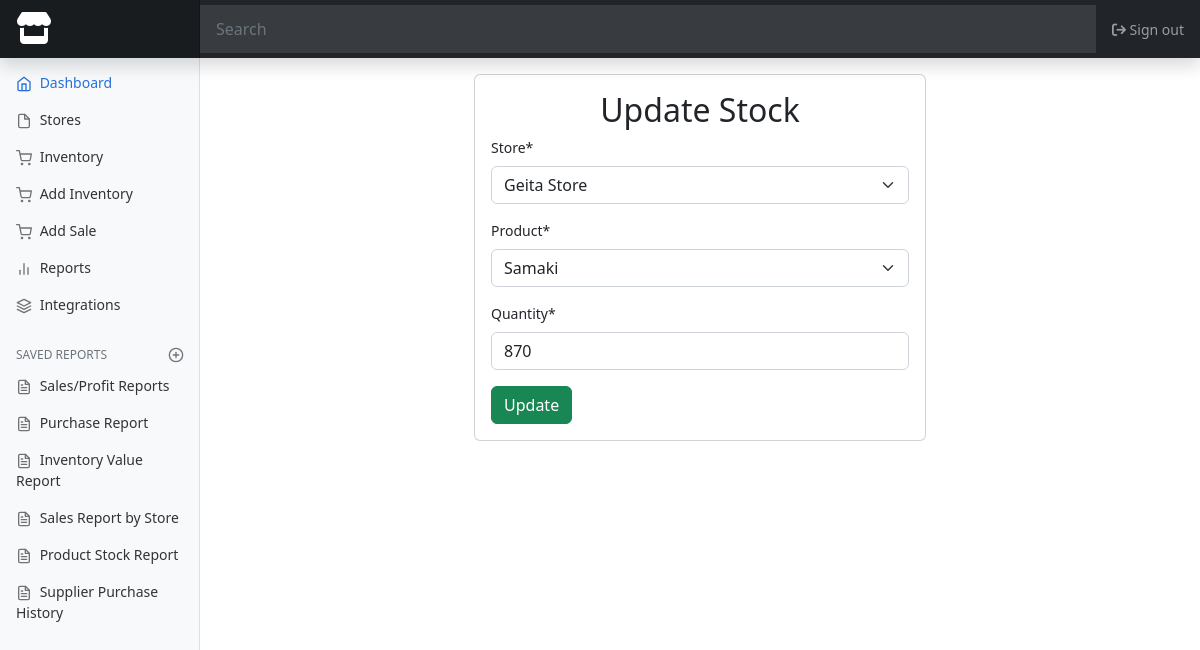
/stock/update/1/ (signed in), run on the app's committed database.
### inventory/models.py (models this page shows, shortened)
class Stock(models.Model):
    store = models.ForeignKey(Store, on_delete=models.CASCADE)
    product = models.ForeignKey(Product, on_delete=models.CASCADE)
    quantity = models.PositiveIntegerField()

### inventory/views.py (the view)
# urls.py: path('stock/update/<int:stock_id>/', views.update_stock, name='update_stock'),
@login_required
@super_admin_required
def update_stock(request, stock_id):
    stock = get_object_or_404(Stock, id=stock_id)
    if request.method == 'POST':
        form = StockForm(request.POST, instance=stock)
        if form.is_valid():
            form.save()
            messages.success(request, f'Stock has been successfuly Update!')
            return redirect('products')  # Redirect to the stock list view
    else:
        form = StockForm(instance=stock)
    return render(request, 'inventory/update_stock.html', {'form': form})

### inventory/forms.py
class StockForm(forms.ModelForm):
    class Meta:
        model = Stock
        fields = '__all__'

### inventory/models.py (called while the page is built)
    def __str__(self):
        return self.name

    def __str__(self):
        return self.name

### templates/inventory/update_stock.html (shortened to what this page needs)
{% extends 'base.html' %}
{% load crispy_forms_tags %}
{% block content %}
<div class="container">
    <div class="row justify-content-center">
        <div class="col-lg-6">
            <div class="card px-3 py-3">
  <h2 class="text-center">Update Stock</h2>
  <form method="post">
    {{ form|crispy }}
    <button type="submit" class="btn btn-success">Update</button>
  </form>
        </div>
        </div>
</div>
</div>
{% endblock %}

### static/css/dashboard.css (style rules this page uses)
body { font-size: .875rem; background-color: rgb(255, 255, 255); }

### data on the page
Stock: store "Geita Store", product "Samaki", quantity "870"
